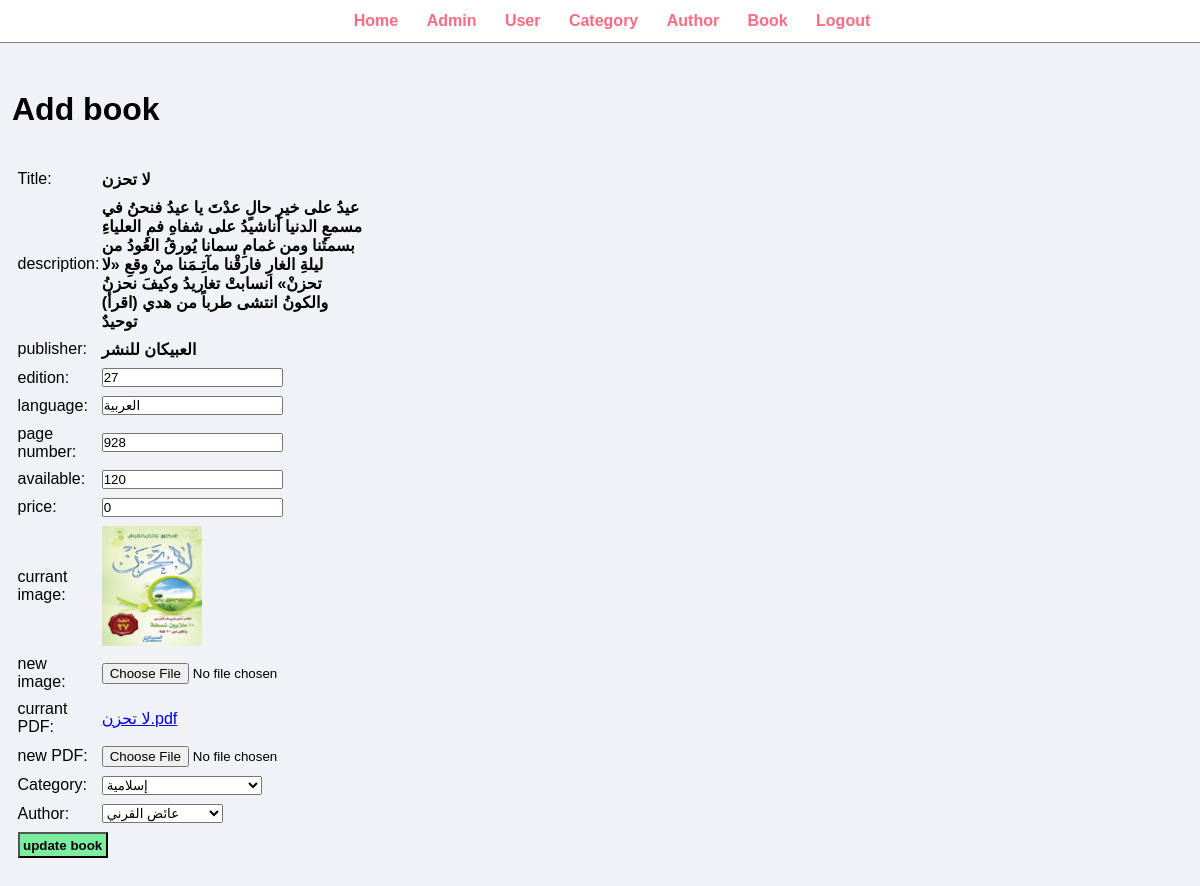
The app's page /admin/update-book.php?id=17 (signed in) with its own data.
### tables this page shows
CREATE TABLE `books` (
  `id` int(11) NOT NULL,
  `title` varchar(255) NOT NULL,
  `description` varchar(255) NOT NULL,
  `author_id` int(11) NOT NULL,
  `publisher` varchar(255) NOT NULL,
  `edition` int(11) NOT NULL,
  `language` varchar(255) NOT NULL,
  `page_number` int(11) NOT NULL,
  `available` int(11) NOT NULL,
  `price` int(11) NOT NULL,
  `category_id` int(11) NOT NULL,
  `imageName` varchar(255) NOT NULL,
  `bookPDF` varchar(255) NOT NULL
);

### admin/update-book.php (the view, shortened to what this page needs)
<?php
include "partial/menu.php";
?>
<?php
if (isset($_GET['id'])) {
    $id = $_GET['id'];
    $sql = "select * from books where id = '$id'";
    $result = mysqli_query($con, $sql);
    if ($result && $result->num_rows > 0) {
        $book = $result->fetch_assoc();
        $title = $book['title'];
        $description = $book['description'];
        $publisher = $book['publisher'];
        $edition = $book['edition'];
        $language = $book['language'];
        $page_number = $book['page_number'];
        $available = $book['available'];
        $price = $book['price'];
        $category_id = $book['category_id'];
        $author_id = $book['author_id'];
        $imageName = $book['imageName'];
        $bookPDF = $book['bookPDF'];
    } else {
        header("location:manage-book.php");
    }
} else {
    header("location:manage-book.php");
}
?>
    <div class="main-content">
        <div class="wrapper">
            <h1>Add book</h1>
            <br><br>
            <form action="" method="POST" enctype="multipart/form-data">
                <table class="tbl-30">
                    <tr>
                        <td>Title:</td>
                        <td><b><?php echo $title ?> </b></td>
                    </tr>
                    <tr>
                        <td>description:</td>
                        <td><b><?php echo $description ?> </b></td>
                    </tr>
                    <tr>
                        <td>publisher:</td>
                        <td><b><?php echo $publisher ?> </b></td>
                    </tr>
                    <tr>
                        <td>edition:</td>
                        <td>
                            <input type="number" name="edition" value="<?php echo $edition ?>" required>
                        </td>
                    </tr>
                    <tr>
                        <td>language:</td>
                        <td>
                            <input type="text" name="language" value="<?php echo $language ?>" required>
                        </td>
                    </tr>
                    <tr>
                        <td>page number:</td>
                        <td>
                            <input type="number" name="page_number" value="<?php echo $page_number ?>" required>
                        </td>
                    </tr>
                    <tr>
                        <td>available:</td>
                        <td>
                            <input type="number" name="available" value="<?php echo $available ?>" required>
                        </td>
                    </tr>
                    <tr>
                        <td>price:</td>
                        <td>
                            <input type="number" name="price" value="<?php echo $price ?>" required>
                        </td>
                    </tr>
                    <tr>
                        <td>currant image:</td>
                        <td>
                            <img src="<?php echo $imageName ?>" width="100" height="120">
                        </td>
                    </tr>
                    <tr>
                        <td>new image:</td>
                        <td>
                            <input type="file" name="image">
                        </td>
                    </tr>
                    <tr>
                        <td>currant PDF:</td>
                        <td>
                            <a href="<?php echo $bookPDF ?>" target="_blank"> <?php echo $title . ".pdf" ?> </a>
                        </td>
                    </tr>
                    <tr>
                        <td>new PDF:</td>
                        <td>
                            <input type="file" name="bookPDF">
                        </td>
                    </tr>
                    <tr>
                        <td>Category:</td>
                        <td>
                            <select name="categoryId" required>
                                <?php
                                $cat_sql = "select id , title from categories";
                                $cat_result = mysqli_query($con, $cat_sql);
                                if ($cat_result && $cat_result->num_rows > 0) {
                                    while ($category = $cat_result->fetch_assoc()) {
                                        $cat_id = $category['id'];
                                        $cat_title = $category['title'];
                                        if ($category_id == $cat_id) {
                                            echo "<option value='$cat_id' selected> $cat_title </option>";
                                        } else {
                                            echo "<option value='$cat_id' > $cat_title </option>";
                                        }
                                    }
                                } else {
                                    echo "<option value='0' > no category found </option>";
                                }
                                ?>
                            </select>
                        </td>
                    </tr>
                    <tr>
                        <td>Author:</td>
                        <td>
                            <select name="authorId" required>
                                <?php
                                $author_sql = "select id , name from authors";
                                $author_result = mysqli_query($con, $author_sql);
                                if ($author_result && $author_result->num_rows > 0) {
                                    while ($author = $author_result->fetch_assoc()) {
                                        $auth_id = $author['id'];
                                        $author_name = $author['name'];
                                        if ($auth_id == $author_id) {
                                            echo "<option value='$auth_id' selected> $author_name </option>";
                                        } else {
                                            echo "<option value='$auth_id' > $author_name </option>";
                                        }
                                    }
                                } else {
                                    echo "<option value='0'> no author found </option>";
                                }
                                ?>
                            </select>
                        </td>
                    </tr>
                    <tr>
                        <td colspan="2">
                            <input type="submit" name="submit" value="update book" class="btn-secondary">
                        </td>
                    </tr>
                </table>
            </form>
        </div>
    </div>

### css/admin.css (style rules this page uses)
* { margin: 0; padding: 0; font-family: Arial, Helvetica, sans-serif; }
.wrapper { padding: 1%; width: 100%; margin: 0 auto; }
.tbl-30 { width: 30%; }
table tr td { padding: 1%; }
.btn-secondary { background-color: #7bed9f; padding: 1%; color: black; text-decoration: none; font-weight: bold; }
.main-content { background-color: #f1f2f6; padding: 3% 0; }

### records on screen
books: title "لا تحزن", description "عيدُ على خيرِ حالٍ عدْتَ يا عيدُ فنحنُ في مسمعِ الدنيا أناشيدُ على شفاهِ فمِ العلياءِ بسمتُنا ومن غمامِ سمانا يُورقُ العُودُ من ليلةِ الغارِ فارقْنا مآتِـمَنا منْ وقعِ «لا تحزنْ» انسابتْ تغاريدُ وكيفَ نحزنُ والكونُ انتشى طرباً من هدي (اقرأ) توحيدٌ", publisher "العبيكان للنشر", edition "27", language "العربية", page_number "928", available "120", price "0", imageName (picture)

### other values on screen
form field categoryId "إسلامية"
form field authorId "عائض القرني"
